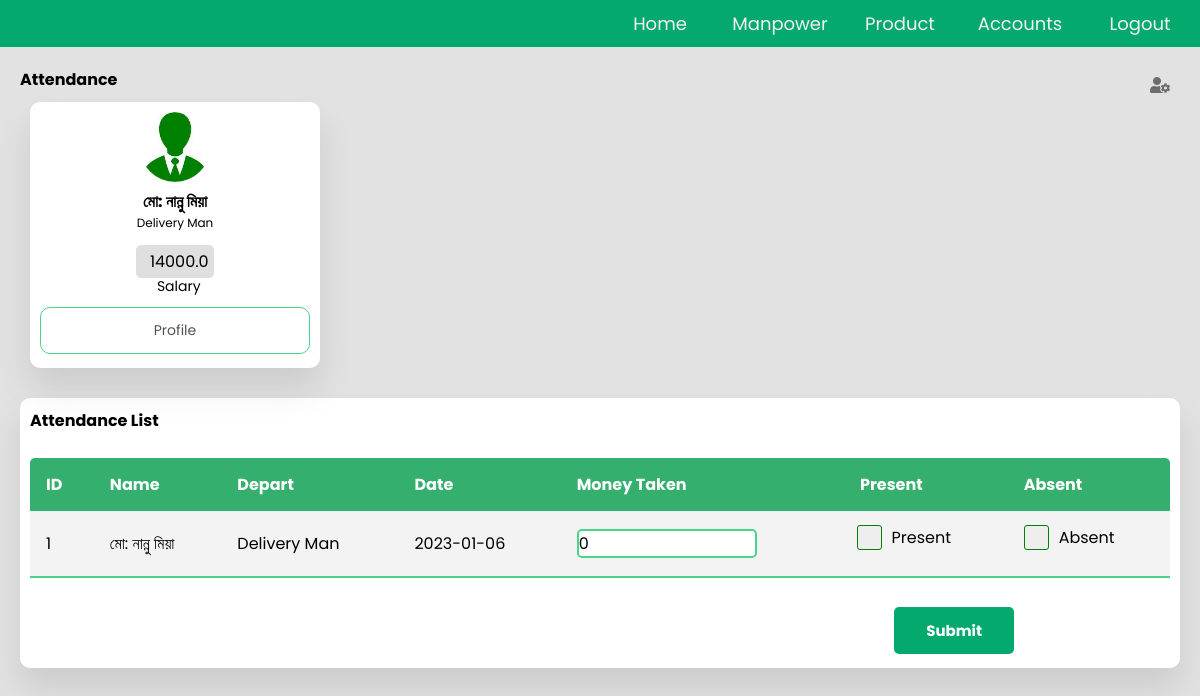
Page /attendance/ (signed in) on the committed database.
### manpower/models.py (models this page shows, shortened)
class Employee(models.Model):
    name = models.CharField(blank=True,null=True,max_length=50)
    department = models.CharField(blank=True,null=True,max_length=100)
    fixed_salary =  models.FloatField(blank=True,null=True,default=0.00)

### manpower/views.py (the view)
# urls.py: path('', emp_attendance, name='empAttendance'),
@login_required
def emp_attendance(request):
    date_time_maker()
    emp_model = Employee.objects.all().order_by("-id")
    attend_model = Attendance.objects.all().order_by("-id")
    return render(request,'attendance.html',{"emp_model":emp_model,"today_date":today_date, "attend_model":attend_model})

### manpower/views.py (called while the page is built)
def date_time_maker():
    global today_date
    global first_day
    country_time_zone = pytz.timezone('Asia/Dhaka')
    country_time = datetime.now(country_time_zone)
    today_date = str(country_time).split(' ')[0]
    first_day = country_time.replace(day=1)
    first_day = str(first_day).split(' ')[0]

### templates/attendance.html (shortened to what this page needs)
{%load static%}
<!DOCTYPE html>
<html lang="en">
<head>
  <link rel="stylesheet" href="https://cdnjs.cloudflare.com/ajax/libs/font-awesome/5.15.4/css/all.min.css"/>
  <link href="{% static '/css/attendance_profile.css' %}" rel="stylesheet" type="text/css">
</head>
<body>
 <div class="topnav">
       <a href="{% url 'accounts:ownerLogOut' %}">Logout</a>
    <a href="{% url 'products:accountsSection' %}">Accounts</a>
    <a href="{% url 'products:morningEvening' %}">Product</a>
    <a href="{% url 'manpower:empAttendance' %}">Manpower</a>
       <a href="{% url 'products:home' %}">Home</a>
  </div>
<div class="container">
    <section class="main">
      <div class="main-top">
        <h1>Attendance</h1>
        <i class="fas fa-user-cog"></i>
      </div>
        <div class="usersEmployee">
            {% for emp_obj in emp_model %}
                 <div class="card">
                    <img src="{% static 'images/pro_icon.jpg' %}">
                    <h4>{{ emp_obj.name }}</h4>
                    <p>{{ emp_obj.department }}</p>
                    <div class="per">
                      <table>
                        <tr>
                          <td><span>&nbsp;&nbsp;{{ emp_obj.fixed_salary }}</span></td>
                        </tr>
                        <tr>
                          <td> &nbsp;&nbsp;Salary</td>
                        </tr>
                      </table>
                    </div>
                    <button><a href="{% url 'manpower:empProfile' pk=emp_obj.pk %}">Profile</a></button>
                 </div>
            {% endfor %}
        </div>
      <section class="attendance">
      <form action="{% url 'manpower:confirmAttend'%}" method="POST">
        <div class="attendance-list">
          <h1>Attendance List</h1>
          <table class="table">
            <thead>
              <tr>
                <th>ID</th>
                <th>Name</th>
                <th>Depart</th>
                <th>Date</th>
                <th>Money Taken</th>
                  <th>&nbsp;Present </th>
                  <th> Absent</th>
              </tr>
            </thead>
            <tbody>
            {% for emp_obj in emp_model %}
              <tr>
                <td>{{ forloop.counter }}</td>
                <td>{{ emp_obj.name }}</td>
                <td>{{ emp_obj.department }}</td>
                <td>{{ today_date }}</td>
                <td><input type="text" id="name" name="moneyTaken[]"  maxlength="10" size="10" value=0 ></td>
                 <td>
                     <label class="checkcontainer">Present
                         <span class="presentcheckmark"></span>
                     </label>
                 </td>
                 <td>
                     <label class="checkcontainer">Absent
                         <span class="checkmark"></span>
                     </label>
                 </td>
              </tr>
            {% endfor %}
            </tbody>
          </table>
          <div class="btncon">
            <input id="btn" type="submit" value="Submit">
          </div>
        </div>
      </form>
      </section>
    </section>
  </div>
</body>
</html>

### static/css/attendance_profile.css (style rules this page uses)
* { margin: 0; padding: 0; outline: none; border: none; text-decoration: none; box-sizing: border-box; font-family: "Poppins", sans-serif; font-size: 16px; }
body { background: rgb(226, 226, 226); }
a { position: relative; width: 280px; font-size: 14px; color: rgb(85, 83, 83); display: table; padding: 10px; }
.container { display: flex; }
.main { position: relative; padding: 20px; width: 100%; }
.main-top { display: flex; width: 100%; }
.main-top i { position: absolute; right: 0; margin: 10px 30px; color: rgb(110, 109, 109); cursor: pointer; }
.main .usersEmployee { display: flex; width: 100%; }
.usersEmployee .card { width: 25%; margin: 10px; background: #fff; text-align: center; border-radius: 10px; padding: 10px; box-shadow: 0 20px 35px rgba(0, 0, 0, 0.1); }
.usersEmployee .card img { width: 70px; height: 70px; border-radius: 50%; }
.usersEmployee .card h4 { text-transform: capitalize ; }
.usersEmployee .card p { font-size: 12px; margin-bottom: 15px; text-transform: capitalize ; }
.usersEmployee table { margin: auto; }
.usersEmployee .per span { padding: 5px; border-radius: 5px; background: rgb(223, 223, 223); }
.usersEmployee td { font-size: 14px; padding-right: 15px; padding-left: 15px; }
.usersEmployee .card button { width: 100%; margin-top: 8px; padding: 2px; cursor: pointer; border-radius: 10px; background: transparent; border: 1px solid #4AD489; }
.usersEmployee .card button a { width: 100%; border-radius: 3px; }
.attendance { margin-top: 20px; text-transform: capitalize; }
.attendance-list { width: 100%; padding: 10px; margin-top: 10px; background: #fff; border-radius: 10px; box-shadow: 0 20px 35px rgba(0, 0, 0, 0.1); }
.table { border-collapse: collapse; margin: 25px 0; font-size: 15px; min-width: 100%; overflow: hidden; border-radius: 5px 5px 0 0; }
table thead tr { color: #fff; background: #34AF6D; text-align: left; font-weight: bold; }
.table th, .table td { padding: 14px 16px; }
.table tbody tr { border-bottom: 1px solid #ddd; }
.table tbody tr:nth-of-type(odd) { background: #f3f3f3; }
.table tbody tr:last-of-type { border-bottom: 2px solid #4AD489; }
input[type=text] { box-sizing: border-box; border: 2px solid #4AD489; border-radius: 5px; }
input[type=button], input[type=submit], input[type=reset] { background-color: #04AA6D; color: white; padding: 12px 32px; text-decoration: none; margin: 4px 2px; cursor: pointer; border-radius: 5px; text-align: center; }
.btncon { text-align: right; margin-right: 13.5%; }
#btn { font-size: 15px; font-weight: bold; }
.topnav { background-color: #04AA6D; overflow: hidden; }
.topnav a { float: right; color: #f2f2f2; text-align: center; padding: 10px 12px; text-decoration: none; font-size: 18px; width: 10%; }
.checkcontainer { display: block; position: relative; padding-left: 35px; margin-bottom: 12px; cursor: pointer; -webkit-user-select: none; -moz-user-select: none; -ms-user-select: none; user-select: none; }
.checkmark { position: absolute; top: 0; left: 0; height: 25px; width: 25px; background-color: #eee; border: 1px solid green; border-radius: 3px; }
.presentcheckmark { position: absolute; top: 0; left: 0; height: 25px; width: 25px; background-color: #eee; border: 1px solid green; border-radius: 3px; }
.checkmark:after { content: ""; position: absolute; display: none; }
.presentcheckmark:after { content: ""; position: absolute; display: none; }
.checkcontainer .checkmark:after { left: 9px; top: 5px; width: 5px; height: 10px; border: solid white; border-width: 0 3px 3px 0; -webkit-transform: rotate(45deg); -ms-transform: rotate(45deg); transform: rotate(45deg); }
.checkcontainer .presentcheckmark:after { left: 9px; top: 5px; width: 5px; height: 10px; border: solid white; border-width: 0 3px 3px 0; -webkit-transform: rotate(45deg); -ms-transform: rotate(45deg); transform: rotate(45deg); }

### rows in the picture
Employee: name "মো: নান্নু মিয়া", department "Delivery Man", fixed_salary "14000.0", today_date "2023-01-06"
